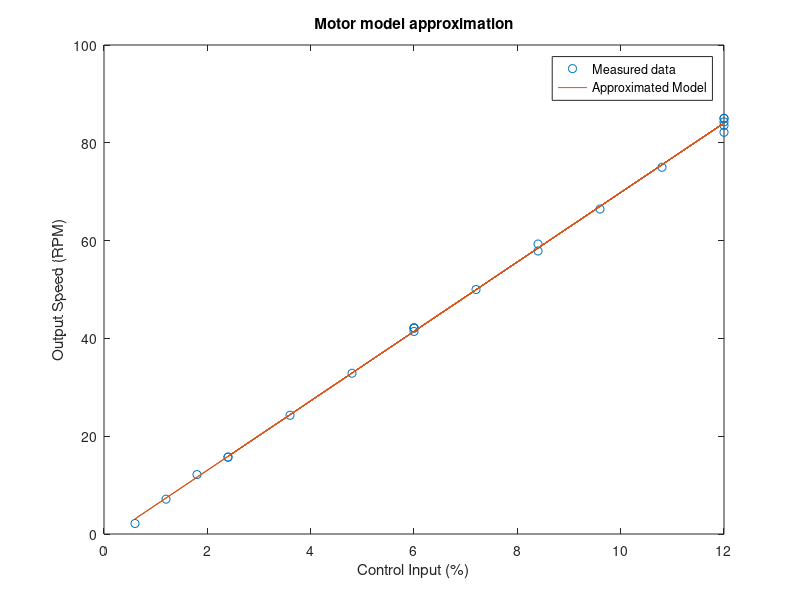
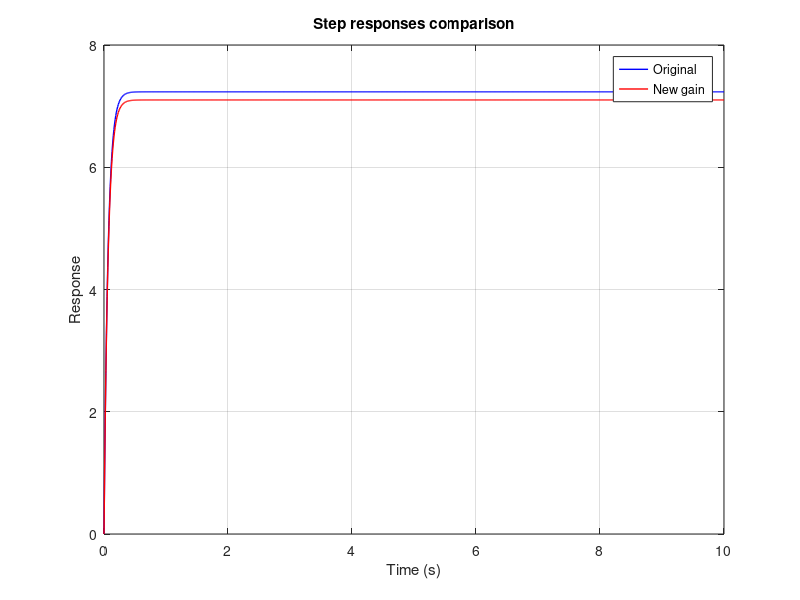

Write the MATLAB code that produced these figures, in order.
% Define the simulation time
t = linspace(0, 10, 1000);

s = tf('s');
G = 7.2343 / (1 + (s* 0.065));

% Input vector
input = [100, 20, 30, 40, 50, 60, 70, 80, 90, 100, 50, 100, 70, 20, 50, 100, 10, 5, 15, 50, 100];
input = (input *12) /100
% Vettore degli output calcolati come medie
output = [82.15, 15.725, 24.275, 32.875, 41.425, 50, 57.875, 66.45, 75, 83.55, 42.125, 84.275, 59.3, 15.725, 42.15, 85, 7.125, 2.15, 12.15, 42.15, 85];

%input= [100, 100]
%output=[82.15, 83.55]

p=polyfit(input,output,1)
new_gain = p(1);
fprintf('The gain of the model is: %.2f for a unit of control input\n', new_gain);

output_pred = polyval(p, input);

plot(input, output, 'o'); % Original data
hold on;
plot(input, output_pred, '-'); % Estimated mode
hold off;
xlabel('Control Input (%)');
ylabel('Output Speed (RPM)');
legend('Measured data', 'Approximated Model');
title('Motor model approximation');

% Define the new transfer function with the new gain
G_new = (new_gain ) / (1 + (s* 0.065));

%Step responses
[y_orig, t_orig] = step(G, t);
[y_new, t_new] = step(G_new,t);


% Step responses comparison
figure;
plot(t, y_orig, 'b', 'LineWidth', 1);
hold on;
plot(t, y_new, 'r', 'LineWidth', 1);
hold off;
xlabel('Time (s)');
ylabel('Response');
legend('Original', 'New gain');
title('Step responses comparison');
grid on;


